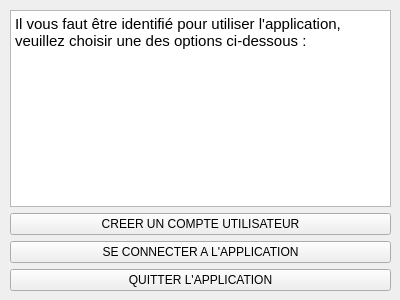
<?xml version="1.0" encoding="UTF-8"?>
<ui version="4.0">
 <class>Accueil</class>
 <widget class="QMainWindow" name="Accueil">
  <property name="geometry">
   <rect>
    <x>0</x>
    <y>0</y>
    <width>400</width>
    <height>300</height>
   </rect>
  </property>
  <property name="windowTitle">
   <string>MainWindow</string>
  </property>
  <widget class="QWidget" name="centralwidget">
   <widget class="QWidget" name="verticalLayoutWidget">
    <property name="geometry">
     <rect>
      <x>10</x>
      <y>10</y>
      <width>381</width>
      <height>281</height>
     </rect>
    </property>
    <layout class="QVBoxLayout" name="verticalLayout">
     <item>
      <widget class="QTextBrowser" name="textBrowser">
       <property name="html">
        <string>&lt;!DOCTYPE HTML PUBLIC &quot;-//W3C//DTD HTML 4.0//EN&quot; &quot;http://www.w3.org/TR/REC-html40/strict.dtd&quot;&gt;
&lt;html&gt;&lt;head&gt;&lt;meta name=&quot;qrichtext&quot; content=&quot;1&quot; /&gt;&lt;style type=&quot;text/css&quot;&gt;
p, li { white-space: pre-wrap; }
&lt;/style&gt;&lt;/head&gt;&lt;body style=&quot; font-family:'Ubuntu'; font-size:10pt; font-weight:400; font-style:normal;&quot;&gt;
&lt;p style=&quot; margin-top:0px; margin-bottom:0px; margin-left:0px; margin-right:0px; -qt-block-indent:0; text-indent:0px;&quot;&gt;&lt;span style=&quot; font-size:11pt;&quot;&gt;Il vous faut être identifié pour utiliser l'application, veuillez choisir une des options ci-dessous :&lt;/span&gt;&lt;/p&gt;&lt;/body&gt;&lt;/html&gt;</string>
       </property>
      </widget>
     </item>
     <item>
      <widget class="QPushButton" name="creer_compte">
       <property name="text">
        <string>CREER UN COMPTE UTILISATEUR</string>
       </property>
      </widget>
     </item>
     <item>
      <widget class="QPushButton" name="se_connecter">
       <property name="text">
        <string>SE CONNECTER A L'APPLICATION</string>
       </property>
      </widget>
     </item>
     <item>
      <widget class="QPushButton" name="quitter_appli">
       <property name="text">
        <string>QUITTER L'APPLICATION</string>
       </property>
      </widget>
     </item>
    </layout>
   </widget>
  </widget>
 </widget>
 <resources/>
 <connections/>
</ui>
